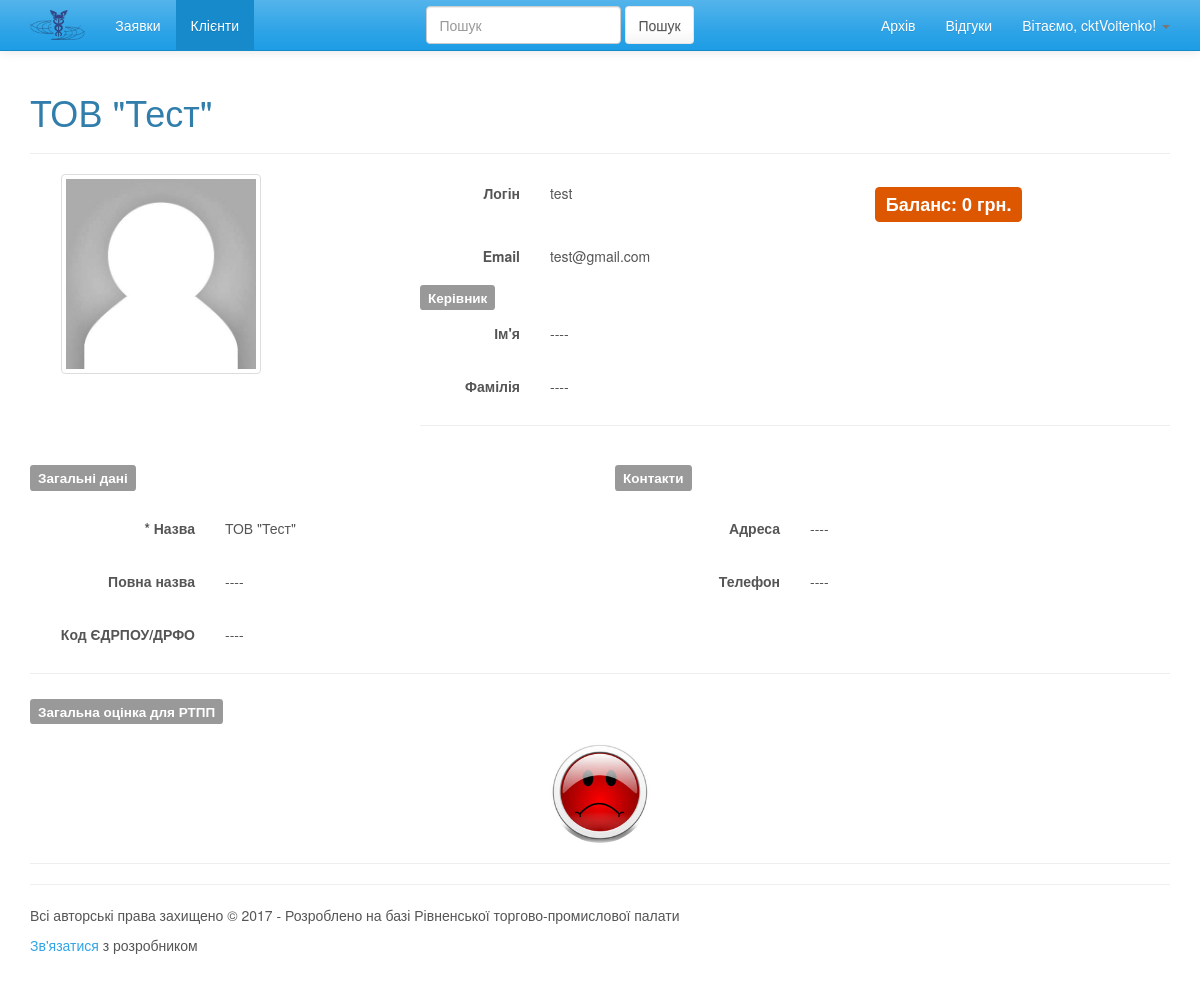
Page /clients/2/ (signed in) on the committed database.
### app/models.py (models this page shows, shortened)
class Client(models.Model):
    class Meta:
        verbose_name = 'Клієнт'
        verbose_name_plural = 'Клієнти'
        permissions = (
            ('client_role', 'User has client rights'),
        )
    default_avatar_url = settings.MEDIA_URL + 'default-profile.jpg'
    name = models.CharField('* Назва', help_text='Назва клієнта',
                            max_length=250, default='')
    full_name = models.CharField('Повна назва',
                                 help_text='Повна назва клієнта',
                                 max_length=250, blank=True, default='')
    user = models.ForeignKey(User,
                             verbose_name='* Користувач',
                             help_text='Відповідний користувач',
                             on_delete=models.PROTECT)
    category = models.ForeignKey(ClientCategory,
                                 verbose_name='Категорія клієнтів',
                                 help_text='Вкажіть категорію клієнта',
                                 blank=True, null=True,
                                 on_delete=models.SET_NULL)
    balance = models.IntegerField('Баланс',
                                  help_text='Поточний сальдовий баланс',
                                  blank=True, default=0)
    avatar = models.ImageField('Аватар',
                               help_text='Завантажте Ваше фото',
                               default=default_avatar_url, blank=True,
                               upload_to=get_client_avatar_upload_path)
    address = models.CharField('Адреса',
                               help_text='Фактична адреса клієнта',
                               max_length=100, blank=True, default='')
    phone = models.CharField('Телефон',
                             help_text='Контактний телефон. Максимум 20 цифр',
                             max_length=20, blank=True, default='')
    fop = models.BooleanField('ФОП',
                              help_text='Відмітьте, якщо '
                                        'це фізична особа підприємець',
                              default=False)
    code_ipn = models.CharField('ЄДРПОУ/ДРФО',
                                help_text='Код ЄДРПОУ/ДРФО. Максимум 12 цифр',
                                max_length=12, blank=True, default='')
    code_1c = models.CharField('Код 1с',
                               help_text='Введіть внутрішній код 1с. '
                                         'Максимум 9 цифр',
                               max_length=9, blank=True, default='')
    overall_mark = models.ForeignKey(Mark,
                                     verbose_name='Загальна оцінка',
                                     help_text='Загальна оцінка діяльності '
                                               'організації',
                                     null=True, blank=True,
                                     on_delete=models.SET_NULL)
    email_verified = models.BooleanField('Email підтверджено',
                                         help_text='Чи верифікаваний email',
                                         default=False)
    init_date = models.DateField('* Дата',
                                 help_text='Дата створення',
                                 auto_now_add=True, editable=False, null=True)
    deprecated = models.BooleanField('Неактуальний',
                                     help_text='Відмітьте, щоб '
                                               'деактивувати клієнта',
                                     default=False)
    def get_title_name(self):
        if len(self.full_name) >= len(self.name) and self.full_name != '':
            return self.full_name
        elif self.name != '':
            return self.name

class Mark(models.Model):
    class Meta:
        verbose_name = 'Оцінка'
        verbose_name_plural = 'Оцінки'
    name = models.CharField('* Назва',
                            help_text='Вкажіть назву оцінки',
                            max_length=30)
    absolute = models.IntegerField('* Абсолютне значення',
                                   help_text='Абсолютне числове значення, '
                                             'що буде використовуватися'
                                             'для порівняння. Чим більше '
                                             'абсолютне значення - тим '
                                             'краща оцінка',
                                   default=0)
    picture = models.ImageField('* Картинка',
                                help_text='Вкажіть картинку, що буде '
                                          'асоційована з цією оцінкою',
                                null=True, blank=True,
                                upload_to=get_mark_upload_path)

### app/views.py (the view)
# urls.py: url(r'^clients/(?P<client_id>[0-9]+)/$', views.client_profile,
@login_required
@permission_required('app.employee_role')
def client_profile(request, client_id):
    context = get_global_context(request)
    errors = []
    try:
        client = Client.objects.get(id=client_id)
        user = User.objects.get(id=client.user_id)
        context.update({
            'title': client.get_title_name(),
            'client': client,
            'cur_user': user,
        })
    except ObjectDoesNotExist:
        errors.append('Сторінка профілю клієнта, що Ви намагаєтеся знайти, '
                      'не знайдена в базі даних...')
    if len(errors) > 0:
        context.update({
            'errors': errors,
        })
    return render(request, 'app/client_profile.html', context)

### app/views.py (called while the page is built)
def get_global_context(request):
    context = {
        'request': request,
    }
    return context

### app/templates/app/client_profile.html
{% extends "app/layout.html" %}
{% block content %}
    {% if errors %}
<div class="jumbotron text-center">
    <hr/>
    {% for error in errors %}
    <h1>{{ error }}</h1>
    {% endfor %}
    <hr/>
</div>
    {% else %}
        <h1>{{ title }}</h1>
    <hr/>
    <form method="get" class="form-horizontal">
        <div class="form-group">
            <div class="col-md-3 text-center">
                <img src="{{ client.avatar.url }}" class="img-thumbnail"
                     style="width:200px; height:200px;" id="id_avatar_img">
            </div>
            <div class="col-md-8 col-md-offset-1">
                <div class="form-group">
                    <label for="id_username" class="col-md-2
                    control-label">Логін</label>
                    <div class="col-md-5">
                        <p class="form-control-static">
                            {% if cur_user.username != '' %}
                                {{ cur_user.username }}
                            {% else %}
                                ----
                            {% endif %}
                        </p>
                    </div>
                    <div class="col-md-5">
                        <h3><span class="label
                        {% if client.balance < 0 %}
                        label-danger
                        {% elif client.balance == 0 %}
                        label-warning
                        {% else %}
                        label-success
                        {% endif %}
                        ">Баланс: {{ client.balance }} грн.</span></h3>
                    </div>
                </div>
                <div class="form-group">
                    <label for="id_email" class="col-md-2
                    control-label">Email</label>
                    <div class="col-md-5">
                        <p class="form-control-static">
                            {% if cur_user.email != '' %}
                                {{ cur_user.email }}
                            {% else %}
                                ----
                            {% endif %}
                        </p>
                    </div>
                </div>
                <h4><span class="label
                label-default">Керівник</span></h4>
                <div class="form-group">
                    <label for="id_first_name" class="col-md-2
                    control-label">Ім'я</label>
                    <div class="col-md-5">
                        <p class="form-control-static">
                            {% if cur_user.first_name != '' %}
                                {{ cur_user.first_name }}
                            {% else %}
                                ----
                            {% endif %}
                        </p>
                    </div>
                </div>
                <div class="form-group">
                    <label for="last_name" class="col-md-2
                    control-label">Фамілія</label>
                    <div class="col-md-5">
                        <p class="form-control-static">
                            {% if cur_user.last_name != '' %}
                                {{ cur_user.last_name }}
                            {% else %}
                                ----
                            {% endif %}
                        </p>
                    </div>
                </div>
                <hr/>
            </div>
        </div>
        <div class="form-group">
            <div class="col-md-6">
                <h4><span class="label label-default">Загальні дані</span></h4>
            </div>
            <div class="col-md-6">
                <h4><span class="label label-default">Контакти</span></h4>
            </div>
        </div>
        <div class="form-group">
            <label for="name" class="col-md-2
            control-label">* Назва</label>
            <div class="col-md-4">
                <p class="form-control-static">
                    {% if client.name != '' %}
                        {{ client.name }}
                    {% else %}
                        ----
                    {% endif %}
                </p>
            </div>
            <label for="address" class="col-md-2
            control-label">Адреса</label>
            <div class="col-md-4">
                <p class="form-control-static">
                    {% if client.address != '' %}
                        {{ client.address }}
                    {% else %}
                        ----
                    {% endif %}
                </p>
            </div>
        </div>
        <div class="form-group">
            <label for="full_name" class="col-md-2
            control-label">Повна назва</label>
            <div class="col-md-4">
                <p class="form-control-static">
                    {% if client.full_name != '' %}
                        {{ client.full_name }}
                    {% else %}
                        ----
                    {% endif %}
                </p>
            </div>
            <label for="phone" class="col-md-2
            control-label">Телефон</label>
            <div class="col-md-4">
                <p class="form-control-static">
                    {% if client.phone != '' %}
                        {{ client.phone }}
                    {% else %}
                        ----
                    {% endif %}
                </p>
            </div>
        </div>
        <div class="form-group">
            <label for="code_ipn" class="col-md-2
            control-label">Код ЄДРПОУ/ДРФО</label>
            <div class="col-md-4">
                <p class="form-control-static">
                    {% if client.code_ipn != '' %}
                        {{ client.code_ipn }}
                    {% else %}
                        ----
                    {% endif %}
                </p>
            </div>
        </div>
        <hr/>
        <div class="form-group">
            <div class="col-md-12">
                <h4>
                    <span class="label label-default">
                        Загальна оцінка для РТПП
                    </span>
                </h4>
            </div>
        </div>
        <div class="form-group text-center">
            <div class="col-md-12">
                {% if client.overall_mark %}
                    <img src="{{ client.overall_mark.picture }}"
                         class="img-circle"
                         style="width:100px; height:100px;" id="id_avatar_img">
                {% else %}
                    <p class="form-control-static">Оцінки не поставлено</p>
                {% endif %}
            </div>
        </div>
        <hr/>
    </form>
    {% endif %}
{% endblock %}

### app/templates/app/loginpartial.html (shortened to what this page needs)
{% if user.is_authenticated %}
<li class="dropdown
    ">
    <a href="#" class="dropdown-toggle" data-toggle="dropdown" role="button"
       aria-haspopup="true" aria-expanded="false">Вітаємо, {{ user.username }}!
      <span class="caret"></span>
    </a>
</li>
{% else %}
<li><a href="{% url 'login' %}">Увійти</a></li>
{% endif %}

### rows in the picture
Client: name "ТОВ \"Тест\"", avatar (placeholder picture), balance "0", overall_mark.picture (picture)

### other values in the picture
{{ user.username }} "cktVoitenko"
{{ cur_user.username }} "test"
{{ cur_user.email }} "test@gmail.com"
